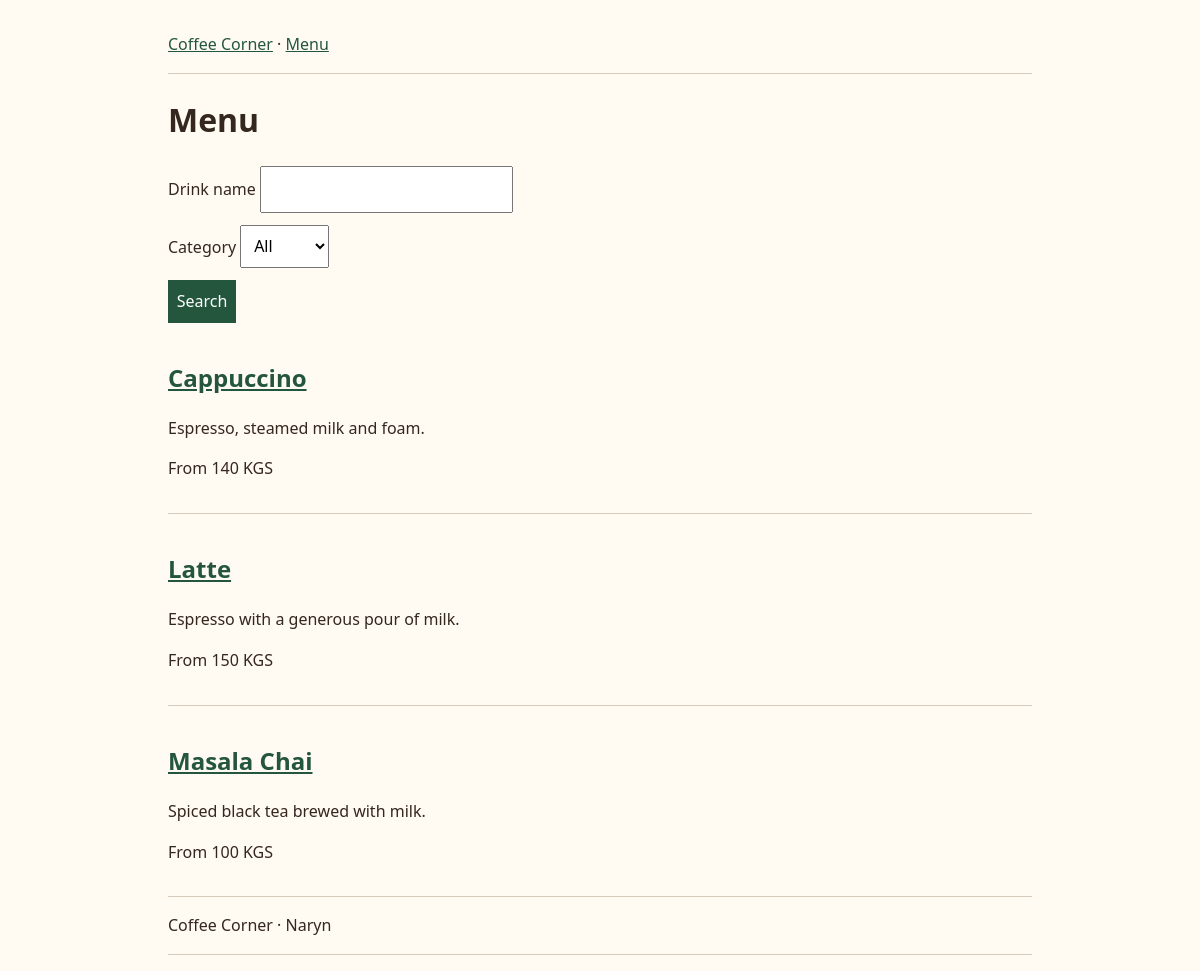
Page /menu.php on the earlier database version.
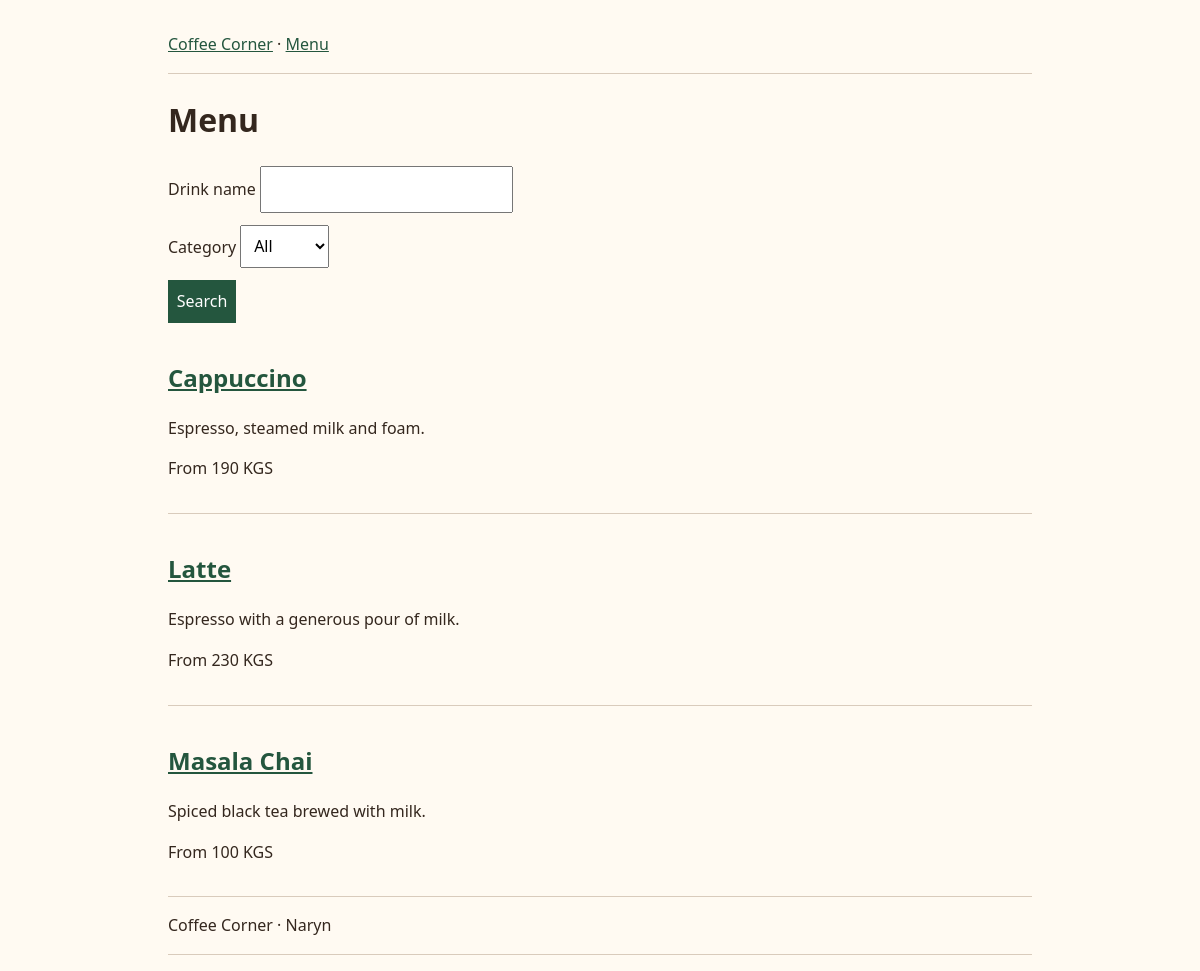
Same page on the later database version.
### tables this page shows
CREATE TABLE menu_items (
    id INT UNSIGNED AUTO_INCREMENT PRIMARY KEY,
    name VARCHAR(80) NOT NULL UNIQUE,
    category VARCHAR(40) NOT NULL,
    description VARCHAR(255) NOT NULL,
    base_price_kgs SMALLINT UNSIGNED NOT NULL,
    available BOOLEAN NOT NULL DEFAULT TRUE
);

### includes/app.php (called while the page is built, shortened)
<?php
function db(): PDO {
    static $db;
    if (!$db) {
        $config = require __DIR__ . '/../config/database.example.php';
        $db = new PDO($config['dsn'], $config['user'], $config['password'], [
            PDO::ATTR_ERRMODE => PDO::ERRMODE_EXCEPTION,
            PDO::ATTR_DEFAULT_FETCH_MODE => PDO::FETCH_ASSOC,
            PDO::ATTR_EMULATE_PREPARES => false,
        ]);
    }
    return $db;
}
function h(string $value): string {
    return htmlspecialchars($value, ENT_QUOTES | ENT_SUBSTITUTE, 'UTF-8');
}

### public/menu.php (the view, shortened to what this page needs)
<?php
require __DIR__ . '/../includes/app.php';
$q = $_GET['q'] ?? '';
$category = $_GET['category'] ?? '';
$sql = 'SELECT id, name, description, base_price_kgs FROM menu_items WHERE available = 1 AND LOCATE(?, name) > 0';
$params = [trim($q)];
$stmt = db()->prepare($sql . ' ORDER BY name');
$stmt->execute($params);
$items = $stmt->fetchAll();
require __DIR__ . '/../includes/header.php';
?>
<h1>Menu</h1>
<form method="get"><label>Drink name <input name="q" value="<?= h($q) ?>"></label>
<label>Category <select name="category">
<?php foreach (['' => 'All', 'Coffee' => 'Coffee', 'Tea' => 'Tea'] as $value => $label): ?>
<option value="<?= h($value) ?>" <?= $category === $value ? 'selected' : '' ?>><?= h($label) ?></option>
<?php endforeach ?></select></label><button>Search</button></form>
<?php foreach ($items as $item): ?><article><h2><a href="drink.php?id=<?= (int)$item['id'] ?>"><?= h($item['name']) ?></a></h2><p><?= h($item['description']) ?></p><p>From <?= (int)$item['base_price_kgs'] ?> KGS</p></article><?php endforeach ?>
<?php require __DIR__ . '/../includes/footer.php'; ?>

### includes/header.php (shortened to what this page needs)
<!doctype html><html lang="en"><head><meta charset="utf-8">
<title>Coffee Corner</title><link rel="stylesheet" href="style.css"></head>
<body><header><nav><a href="index.php">Coffee Corner</a> · <a href="menu.php">Menu</a></nav></header><main>

### includes/footer.php
</main><footer>Coffee Corner · Naryn</footer></body></html>

### public/style.css (style rules this page uses)
body { margin: auto; max-width: 54rem; padding: 1rem; font: 1rem/1.55 system-ui,sans-serif; color: #34271e; background: #fffaf2; }
header, footer, article { padding: 1rem 0; border-bottom: 1px solid #d9cbbc; }
main { min-height: 55vh; }
a { color: #24563e; }
label { display: block; margin: .75rem 0; }
input,select,button { padding: .55rem; font: inherit; max-width: 100%; box-sizing: border-box; }
button { background: #24563e; color: white; border: 0; cursor: pointer; }

Differences in the rows shown:
changed menu_items "Cappuccino": base_price_kgs "140" → "190"
changed menu_items "Latte": base_price_kgs "150" → "230"
